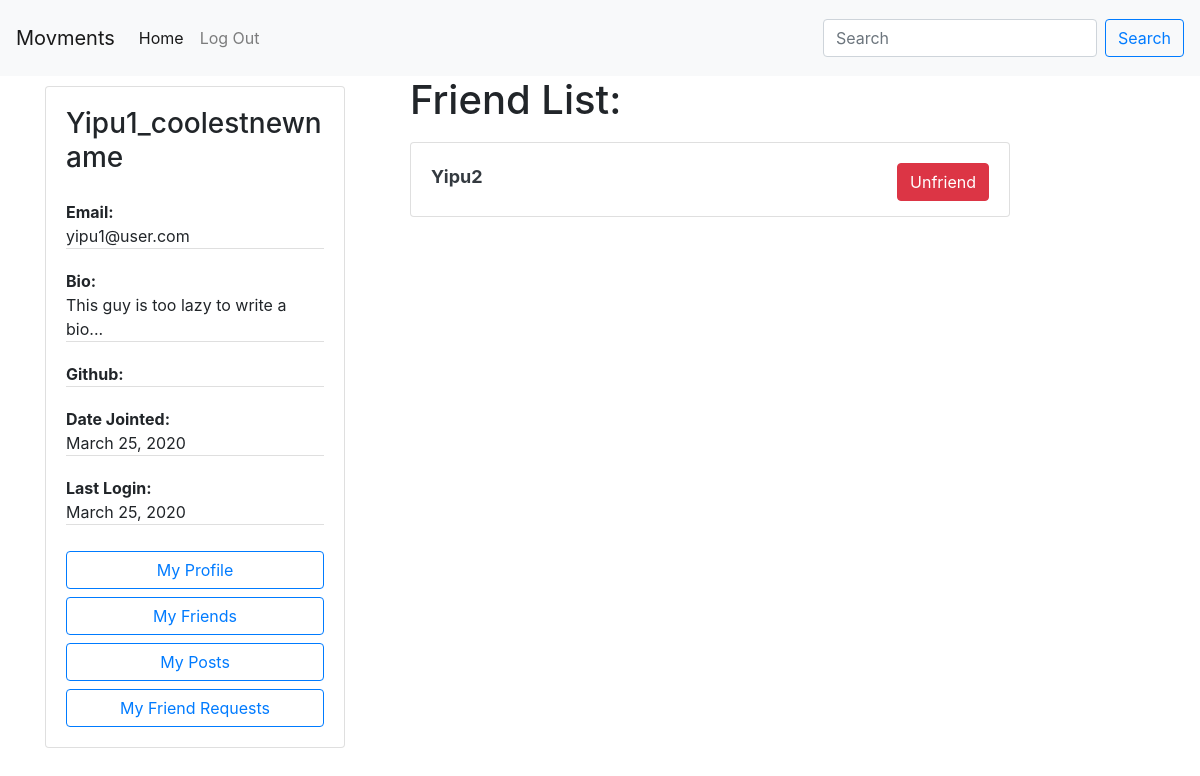
Before: /author/1b8a4a80-2025-4ea0-a5ef-451dde276f78/friends/ (signed in) with the older database file.
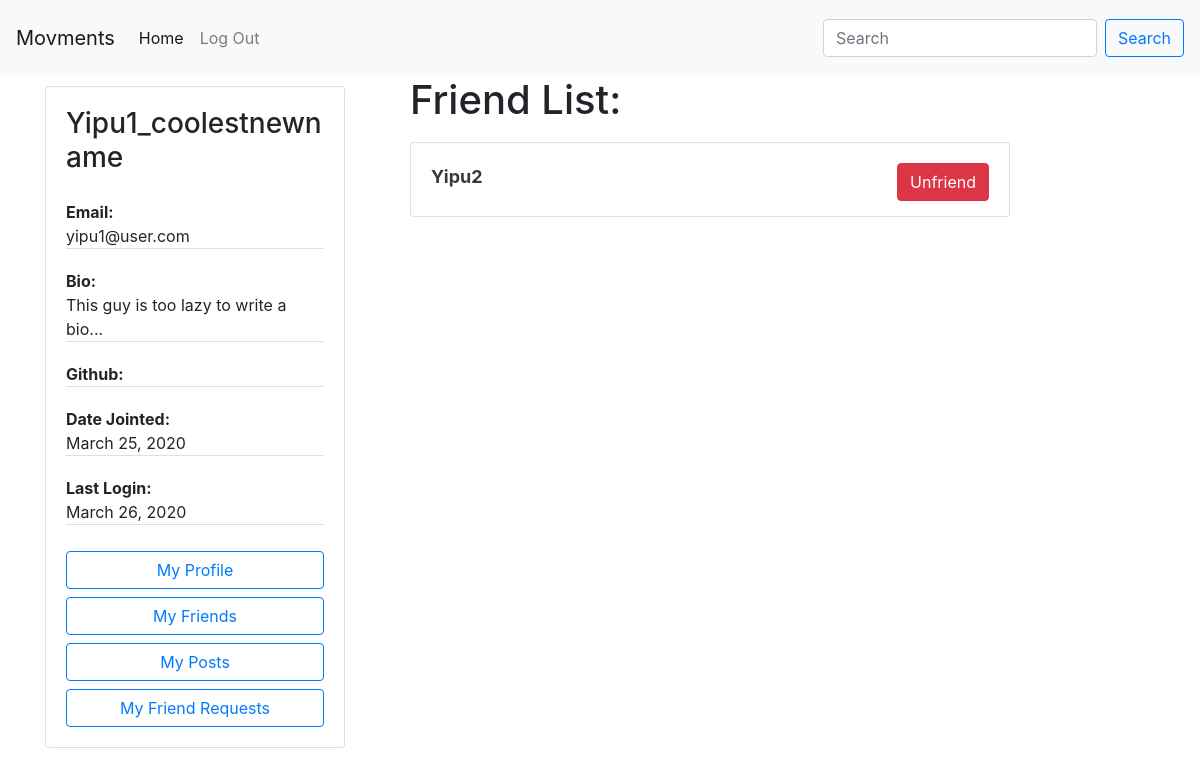
After: the same page with the newer database file.
### accounts/models.py (models this page shows, shortened)
class Author(AbstractBaseUser):
    email=models.EmailField(
        verbose_name='email address',
        max_length=60,
        unique=True,
    )
    id = models.CharField(primary_key=True, default=uuid.uuid4().urn[9:], editable=False,max_length=100,unique=True)
    displayName = models.CharField(max_length=30)
    lastName = models.CharField(max_length=30, blank=True)
    firstName = models.CharField(max_length=30, blank=True)
    host = models.CharField(default=settings.HOSTNAME, max_length=100)
    url = models.CharField(default="", max_length=100)
    avatar = models.ImageField(upload_to='avatar/', default = 'avatar/default-avatar.png', blank=True, null=True)
    github = models.URLField(default="", max_length=100, null=True)
    bio = models.CharField(default="This guy is too lazy to write a bio...", max_length=200, blank=True, null=True)
    date_joined=models.DateField(verbose_name="date joined", auto_now=True)
    last_login=models.DateField(verbose_name="last login", auto_now=True)
    active=models.BooleanField(default=True)
    activated=models.BooleanField(default=False)
    node=models.BooleanField(default=False)
    admin=models.BooleanField(default=False)
    share=models.BooleanField(default=False)
    share_image=models.BooleanField(default=False)
    objects = AuthorManager()
    USERNAME_FIELD = 'email'
    REQUIRED_FIELDS = ['displayName', ]
    @property
    def is_activated(self):
        return self.activated

### friendship/views.py (the view, shortened to what this page needs)
# urls.py: path('author/<str:author_id>/friends/', views.GetFriendsListView.as_view(), name='get friends list'),
class GetFriendsListView(APIView):
    permission_classes = [IsActivated]
    def get(self, request, author_id, format=None):
        try:
            context = {
                'author': request.user,
                'friends': [],
                'friend_requests': None
            }
            context['friends'] = getAllFriends(author_id)
            friend = Friend.objects.filter(friend_id=request.user.id)
            friend = Friend.objects.get(friend_id=request.user.id)
            friend_requests = FriendRequest.objects.filter(author_to=friend)
            context['friend_requests'] = friend_requests
            return render(request, 'friendship/friends_list.html', context)
        except Exception as e:
            return HttpResponseServerError(e)

### accounts/permissions.py (called while the page is built)
    def has_permission(self, request, view):
        if request.method in self.safe_method:
            if request.user and request.user.is_authenticated:
                return request.user.is_activated
        return False

### friendship/helper_functions.py (called while the page is built)
def getAllFriends(author_id):
    friends = []
    try:
        author = Friend.objects.get(friend_id=author_id)
        friendships = Friendship.objects.filter(Q(author_a=author) | Q(author_b=author))
        for friendship in friendships:
            if friendship.author_a == author:
                friends.append(friendship.author_b)
            else:
                friends.append(friendship.author_a)
    except Exception as e:
            print(e)
    return friends

### friendship/templates/friendship/friends_list.html (shortened to what this page needs)
<!DOCTYPE html>
<html >
    {% include 'posting/base.html' %}
    <body>
            {% include 'posting/navbar.html' %}
            <div class="container">
                <div class="row">
                    <div class="col-4">
                        {% if author.is_authenticated %}
                        <div class="short-profile">
                            {% include 'posting/profile-card.html' with request=request %}
                        </div>
                        {% endif %}
                    </div>
                    <div class="col-8">
                        <div class="row">
                                <h1>Friend List:</h1>
                                {% if friends %}
                                <ul>
                                {% for friend in friends %}
                                <li>
                                    {% include 'friendship/friend_card.html' with friend=friend %}
                                </li>
                                {% endfor %}
                                </ul>
                                {% else %}
                                    No friends
                                {% endif %}
                        </div>
                    </div>
                </div>
            </div>
    </body>
</html>

### posting/templates/posting/profile-card.html
<div class="card" style="width: 300px;">
    <div class="card-body">
    <h3 class="card-title">{{request.user.displayName }}</h3>
    <p class="card-text">
        <ul class="list-group list-group-flush">
            <li class="list-group-item" style="padding: 0;"><span style="font-weight: bold;">Email:</span><br>{{ request.user.email }}</li>
            <li class="list-group-item" style="padding: 0;"><span style="font-weight: bold;">Bio:</span><br>{{ request.user.bio }}</li>
            <li class="list-group-item" style="padding: 0;"><span style="font-weight: bold;">Github:</span><br>{{ request.user.github }}</li>
            <li class="list-group-item" style="padding: 0;"><span style="font-weight: bold;">Date Jointed:</span><br> {{ request.user.date_joined }}</li>
            <li class="list-group-item" style="padding: 0;"><span style="font-weight: bold;">Last Login:</span><br>{{ request.user.last_login }}</li>
        </ul>
    </p>
    <div id="user-menu">
        <a href="{% url 'accounts:view profile' request.user.id %}" class="btn btn-outline-primary btn-block">My Profile</a>
        <a href="{% url 'friendship:get friends list' request.user.id %}" class="btn btn-outline-primary btn-block">My Friends</a>
        <a href="{% url 'posting:view user posts' request.user.id %}" class="btn btn-outline-primary btn-block">My Posts</a>
    </div>
    </div>
</div>

Changed rows visible on the page:
changed Author "Yipu1_coolestnewname": user.last_login "March 25, 2020" → "March 26, 2020"
